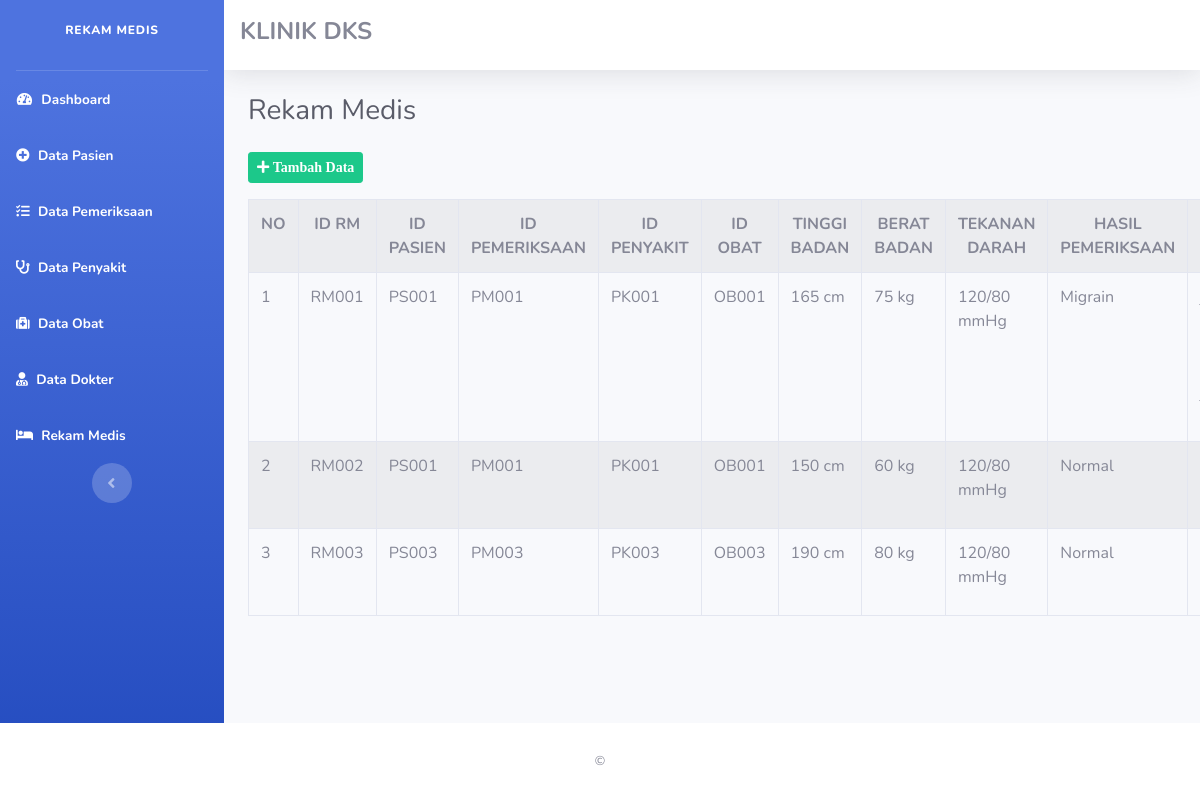
Page /index.php/rekam_medis on the committed database.
### tables this page shows
CREATE TABLE `rekam_medis` (
  `id_rm` varchar(8) NOT NULL,
  `id_pasien` varchar(8) NOT NULL,
  `id_pemeriksaan` varchar(8) NOT NULL,
  `id_penyakit` varchar(8) NOT NULL,
  `id_obat` varchar(8) NOT NULL,
  `tinggi_badan` varchar(6) NOT NULL,
  `berat_badan` varchar(6) NOT NULL,
  `tekanan_darah` varchar(15) NOT NULL,
  `hasil_pemeriksaan` varchar(150) NOT NULL,
  `notes` varchar(150) DEFAULT NULL
);

### application/controllers/Rekam_medis.php (called while the page is built, shortened)
<?php
class Rekam_medis extends CI_Controller {
    public function index()
    {
        $data['title'] = "Rekam Medis";
        $data['rm'] = $this->Rm_model->get_data('rekam_medis')->result();
        $this->load->view('templates/Header',$data);
        $this->load->view('templates/Sidebar');
        $this->load->view('Rekam_medis',$data);
        $this->load->view('templates/Footer');
    }
}
?>

### index.php (called while the page is built, shortened)
<?php
require_once BASEPATH.'core/CodeIgniter.php';

### application/models/Rm_model.php (called while the page is built, shortened)
<?php
class Rm_model extends CI_Model {
    public function get_data($table)
    {
       return $this->db->get($table);
    }
}
?>

### application/views/Rekam_medis.php (the view, shortened to what this page needs)
<div class="container-fluid">
<div class="d-sm-flex align-items-center justify-content-between mb-4">
    <h1 class="h3 mb-0 text-gray-800">Rekam Medis</h1>
</div>
<a class="btn btn-sm btn-success mb-3" href="<?php echo base_url('Rekam_medis/tambah_data') ?>">
            <i class ="fas fa-plus"> Tambah Data
            </i></a>
<table class ="table table-bordered table-striped" mt-2>
<tr>
            <th class="text-center"> NO </th>
            <th class="text-center"> ID RM </th>
            <th class="text-center"> ID PASIEN  </th>
            <th class="text-center"> ID PEMERIKSAAN </th>
            <th class="text-center"> ID PENYAKIT </th>
            <th class="text-center"> ID OBAT </th>
            <th class="text-center"> TINGGI BADAN  </th>
            <th class="text-center"> BERAT BADAN </th>
            <th class="text-center"> TEKANAN DARAH </th>
            <th class="text-center"> HASIL PEMERIKSAAN </th>
            <th class="text-center"> NOTES  </th>
           </tr>
           <?php $no=1; foreach($rm as $rmm) : ?>
            <tr>
            <td> <?php echo $no++ ?> </td>
            <td> <?php echo $rmm->id_rm ?> </td>
            <td> <?php echo $rmm->id_pasien ?> </td>
            <td> <?php echo $rmm->id_pemeriksaan ?> </td>
            <td> <?php echo $rmm->id_penyakit ?> </td>
            <td> <?php echo $rmm->id_obat ?> </td>
            <td> <?php echo $rmm->tinggi_badan ?> </td>
            <td> <?php echo $rmm->berat_badan ?> </td>
            <td> <?php echo $rmm->tekanan_darah ?> </td>
            <td> <?php echo $rmm->hasil_pemeriksaan ?> </td>
            <td> <?php echo $rmm->notes ?> </td>
        </tr>
           <?php endforeach ?>
</table>
</div>

### rows in the picture
rekam_medis: id_rm "RM001", id_pasien "PS001", id_pemeriksaan "PM001", id_penyakit "PK001", id_obat "OB001", tinggi_badan "165 cm", berat_badan "75 kg", tekanan_darah "120/80 mmHg", hasil_pemeriksaan "Migrain"
rekam_medis: id_rm "RM002", id_pasien "PS001", id_pemeriksaan "PM001", id_penyakit "PK001", id_obat "OB001", tinggi_badan "150 cm", berat_badan "60 kg", tekanan_darah "120/80 mmHg", hasil_pemeriksaan "Normal"
rekam_medis: id_rm "RM003", id_pasien "PS003", id_pemeriksaan "PM003", id_penyakit "PK003", id_obat "OB003", tinggi_badan "190 cm", berat_badan "80 kg", tekanan_darah "120/80 mmHg", hasil_pemeriksaan "Normal"
